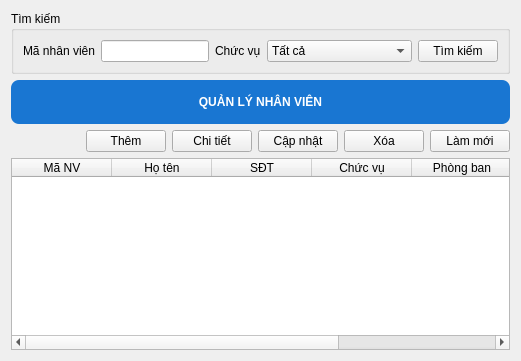
      <widget class="QWidget" name="pageNhanVien">
       <layout class="QVBoxLayout" name="verticalLayout_7">
        <item>
         <widget class="QGroupBox" name="grpSearch_3">
          <property name="title">
           <string>Tìm kiếm</string>
          </property>
          <layout class="QGridLayout" name="gridLayout_2">
           <item row="0" column="3">
            <widget class="QComboBox" name="cbbChucVu">
             <item>
              <property name="text">
               <string>Tất cả</string>
              </property>
             </item>
             <item>
              <property name="text">
               <string>Nv bán hàng</string>
              </property>
             </item>
             <item>
              <property name="text">
               <string>Nv quản lý sản phẩm</string>
              </property>
             </item>
             <item>
              <property name="text">
               <string>Nv kế toán</string>
              </property>
             </item>
             <item>
              <property name="text">
               <string>Nv kho</string>
              </property>
             </item>
            </widget>
           </item>
           <item row="0" column="0">
            <widget class="QLabel" name="lblEmployeeID">
             <property name="text">
              <string>Mã nhân viên</string>
             </property>
            </widget>
           </item>
           <item row="0" column="1">
            <widget class="QLineEdit" name="txtMaNV"/>
           </item>
           <item row="0" column="2">
            <widget class="QLabel" name="lblPosition">
             <property name="text">
              <string>Chức vụ</string>
             </property>
            </widget>
           </item>
           <item row="0" column="4">
            <widget class="QPushButton" name="btnTimKiemNV">
             <property name="text">
              <string>Tìm kiếm</string>
             </property>
            </widget>
           </item>
          </layout>
         </widget>
        </item>
        <item>
         <widget class="QLabel" name="lblTitle_9">
          <property name="styleSheet">
           <string>
font: 18pt &quot;Arial&quot;;
font-weight:bold;
color:white;
background:#1976D2;
padding:15px;
border-radius:8px;
       </string>
          </property>
          <property name="text">
           <string>QUẢN LÝ NHÂN VIÊN</string>
          </property>
          <property name="alignment">
           <set>Qt::AlignCenter</set>
          </property>
         </widget>
        </item>
        <item>
         <layout class="QHBoxLayout" name="toolbarLayout_3">
          <item>
           <spacer name="horizontalSpacer_2">
            <property name="orientation">
             <enum>Qt::Horizontal</enum>
            </property>
            <property name="sizeHint" stdset="0">
             <size>
              <width>40</width>
              <height>20</height>
             </size>
            </property>
           </spacer>
          </item>
          <item>
           <widget class="QPushButton" name="btnThemNV">
            <property name="text">
             <string>Thêm</string>
            </property>
           </widget>
          </item>
          <item>
           <widget class="QPushButton" name="btnChiTietNV">
            <property name="text">
             <string>Chi tiết</string>
            </property>
           </widget>
          </item>
          <item>
           <widget class="QPushButton" name="btnCapNhatNV">
            <property name="text">
             <string>Cập nhật</string>
            </property>
           </widget>
          </item>
          <item>
           <widget class="QPushButton" name="btnXoaNV">
            <property name="text">
             <string>Xóa</string>
            </property>
           </widget>
          </item>
          <item>
           <widget class="QPushButton" name="btnRefreshNV">
            <property name="text">
             <string>Làm mới</string>
            </property>
           </widget>
          </item>
         </layout>
        </item>
        <item>
         <widget class="QTableWidget" name="tblNhanVien">
          <property name="columnCount">
           <number>6</number>
          </property>
          <column>
           <property name="text">
            <string>Mã NV</string>
           </property>
          </column>
          <column>
           <property name="text">
            <string>Họ tên</string>
           </property>
          </column>
          <column>
           <property name="text">
            <string>SĐT</string>
           </property>
          </column>
          <column>
           <property name="text">
            <string>Chức vụ</string>
           </property>
          </column>
          <column>
           <property name="text">
            <string>Phòng ban</string>
           </property>
          </column>
          <column>
           <property name="text">
            <string>Trạng thái</string>
           </property>
          </column>
         </widget>
        </item>
       </layout>
      </widget>
